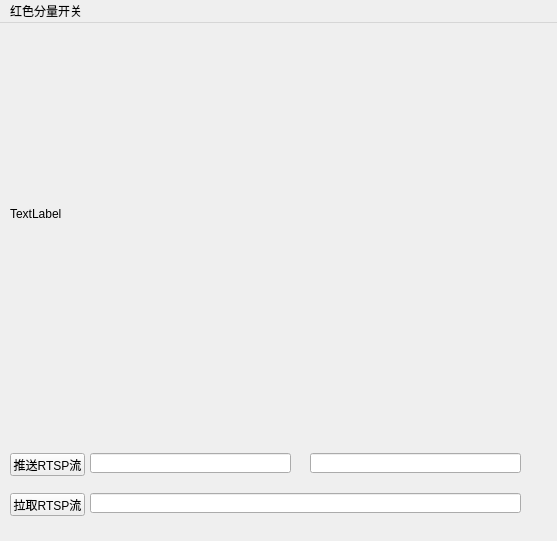
<?xml version="1.0" encoding="UTF-8"?>
<ui version="4.0">
 <class>MainWindow</class>
 <widget class="QMainWindow" name="MainWindow">
  <property name="enabled">
   <bool>true</bool>
  </property>
  <property name="geometry">
   <rect>
    <x>0</x>
    <y>0</y>
    <width>557</width>
    <height>541</height>
   </rect>
  </property>
  <property name="sizePolicy">
   <sizepolicy hsizetype="Preferred" vsizetype="Preferred">
    <horstretch>0</horstretch>
    <verstretch>0</verstretch>
   </sizepolicy>
  </property>
  <property name="windowTitle">
   <string>MainWindow</string>
  </property>
  <property name="layoutDirection">
   <enum>Qt::LeftToRight</enum>
  </property>
  <property name="iconSize">
   <size>
    <width>24</width>
    <height>24</height>
   </size>
  </property>
  <widget class="QWidget" name="centralwidget">
   <widget class="QLabel" name="videoLabel">
    <property name="geometry">
     <rect>
      <x>10</x>
      <y>0</y>
      <width>520</width>
      <height>381</height>
     </rect>
    </property>
    <property name="text">
     <string>TextLabel</string>
    </property>
   </widget>
   <widget class="QLineEdit" name="pushEdit">
    <property name="geometry">
     <rect>
      <x>90</x>
      <y>430</y>
      <width>201</width>
      <height>20</height>
     </rect>
    </property>
   </widget>
   <widget class="QPushButton" name="pushstreamButton">
    <property name="geometry">
     <rect>
      <x>10</x>
      <y>430</y>
      <width>75</width>
      <height>23</height>
     </rect>
    </property>
    <property name="text">
     <string>推送RTSP流</string>
    </property>
    <property name="checkable">
     <bool>true</bool>
    </property>
   </widget>
   <widget class="QPushButton" name="pullstreamButton">
    <property name="geometry">
     <rect>
      <x>10</x>
      <y>470</y>
      <width>75</width>
      <height>23</height>
     </rect>
    </property>
    <property name="text">
     <string>拉取RTSP流</string>
    </property>
    <property name="checkable">
     <bool>true</bool>
    </property>
   </widget>
   <widget class="QLineEdit" name="pullEdit">
    <property name="geometry">
     <rect>
      <x>90</x>
      <y>470</y>
      <width>431</width>
      <height>20</height>
     </rect>
    </property>
   </widget>
   <widget class="QLineEdit" name="pushEdit_2">
    <property name="geometry">
     <rect>
      <x>310</x>
      <y>430</y>
      <width>211</width>
      <height>20</height>
     </rect>
    </property>
   </widget>
  </widget>
  <widget class="QMenuBar" name="menuBar">
   <property name="geometry">
    <rect>
     <x>0</x>
     <y>0</y>
     <width>557</width>
     <height>23</height>
    </rect>
   </property>
   <widget class="QMenu" name="menu">
    <property name="title">
     <string>红色分量开关</string>
    </property>
    <addaction name="Open_red"/>
    <addaction name="Close_Red"/>
   </widget>
   <addaction name="menu"/>
  </widget>
  <action name="actionOpen">
   <property name="text">
    <string>Open</string>
   </property>
  </action>
  <action name="Open_red">
   <property name="text">
    <string>Open(&amp;O)</string>
   </property>
  </action>
  <action name="Close_Red">
   <property name="text">
    <string>Close(&amp;C)</string>
   </property>
  </action>
 </widget>
 <resources/>
 <connections/>
</ui>
